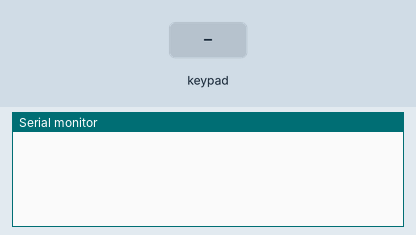
This sketch was run on a simulated Arduino Uno, built with avr-gcc and run on an emulated ATmega328P. On the bench: the last lines printed to the serial monitor. Inputs (shaded band) come from the test bench.

Above: at 1.2 s.
1.3 s: key '3' pressed
At 2.2 s:
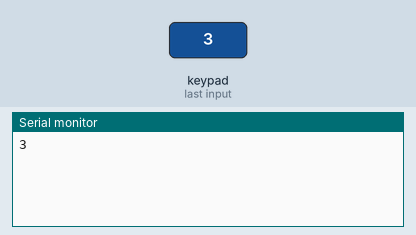
2.8 s: keypad keys 5 4 3 2 # pressed 0.4 s apart
At 4.7 s:
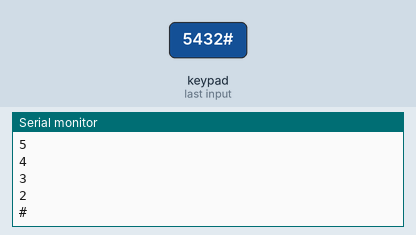
6.3 s: key '*' pressed
At 7.4 s:
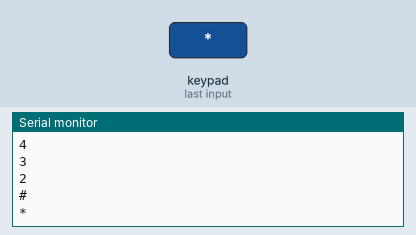
7.8 s: keypad keys 8 7 6 pressed 0.4 s apart
At 9.0 s:
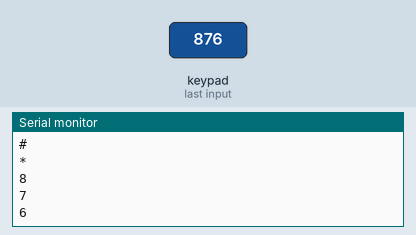
Timing chart, 0 to 10.8 s (numbered marks = the images above; inputs shaded):
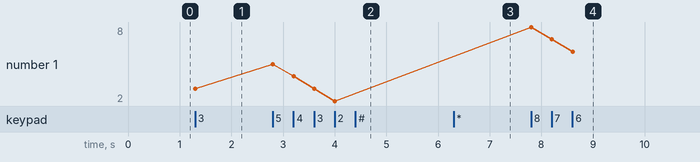

The sketch:

hello_keypad_code.ino
```cpp
#include<Keypad.h>

const byte ROWS = 4;
const byte COLS = 3;

char keys[ROWS][COLS] = {
  {'3','2','1'},
  {'6','5','4'},
  {'9','8','7'},
  {'#','0','*'}
};

byte rowPins[ROWS] = {5,4,3,2};
byte colPins[COLS] = {8,7,6};

Keypad keypad = Keypad(makeKeymap(keys), rowPins, colPins, ROWS, COLS);

void setup() {
  // put your setup code here, to run once:
  Serial.begin(9600);
}

void loop() {
  // put your main code here, to run repeatedly:
  char key = keypad.getKey();

  if(key){
    Serial.println(key);
  }
}
```

Measured:
- after the input at 1.3 s, the serial monitor: prints a new line at once (image 1)
- after the input at 2.8 s, the serial monitor: prints a new line at once (image 2)
- after the input at 6.3 s, the serial monitor: prints a new line at once (image 3)
- after the input at 7.8 s, the serial monitor: prints a new line at once (image 4)
- plotted number 1: 3 → 2 after the input at 2.8 s, 2 → 6 after the input at 7.8 s
